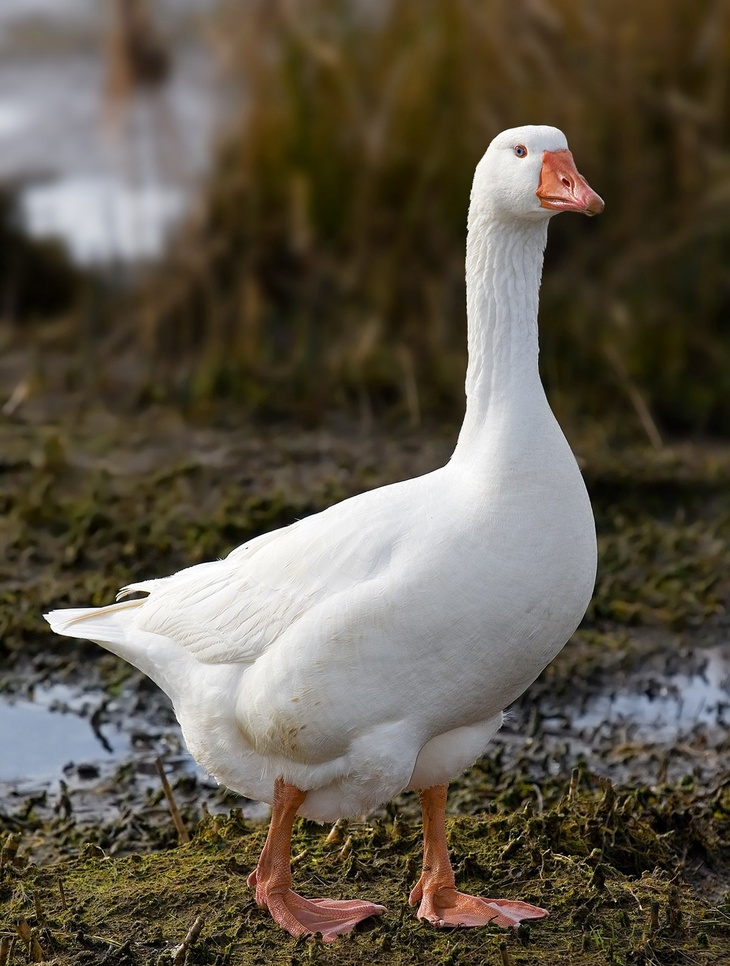
#> input picture Domestic_Goose.jpeg, 730 x 966 px, shrunk from 1200 x 1587 before the run
$ python MTWT.py
#> lines starting #> are read from the running program, lines starting #| are printed output that depends on the picture; after the words box and inside, x2 and y2 are one past the last pixel; in counts of white or black regions, pixels touching at a corner belong together
#> the answer given: Domestic_Goose.jpeg
#!/usr/bin/env python
# coding: utf-8

# In[5]:


#MTWT stands for maybe the whole thing?
import cv2
import matplotlib.pyplot as plt

def preprocess_image(image_path):
    # Load the image
#> called with image_path = 'Domestic_Goose.jpeg'
    image = cv2.imread(image_path, cv2.IMREAD_GRAYSCALE)
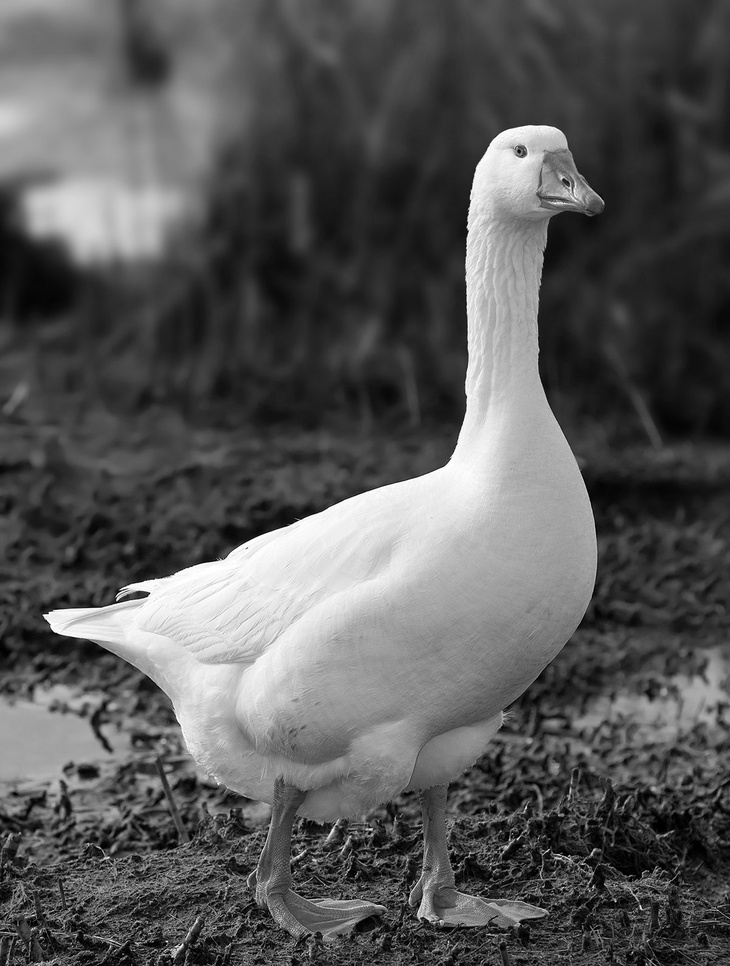
#> image: shape (966, 730); min 0, max 255, mean 88.1

    # Apply Gaussian blur
    blurred_image = cv2.GaussianBlur(image, (5, 5), 0)

    # Apply binarization (thresholding)
    _, binary_image = cv2.threshold(blurred_image, 200, 255, cv2.THRESH_BINARY)
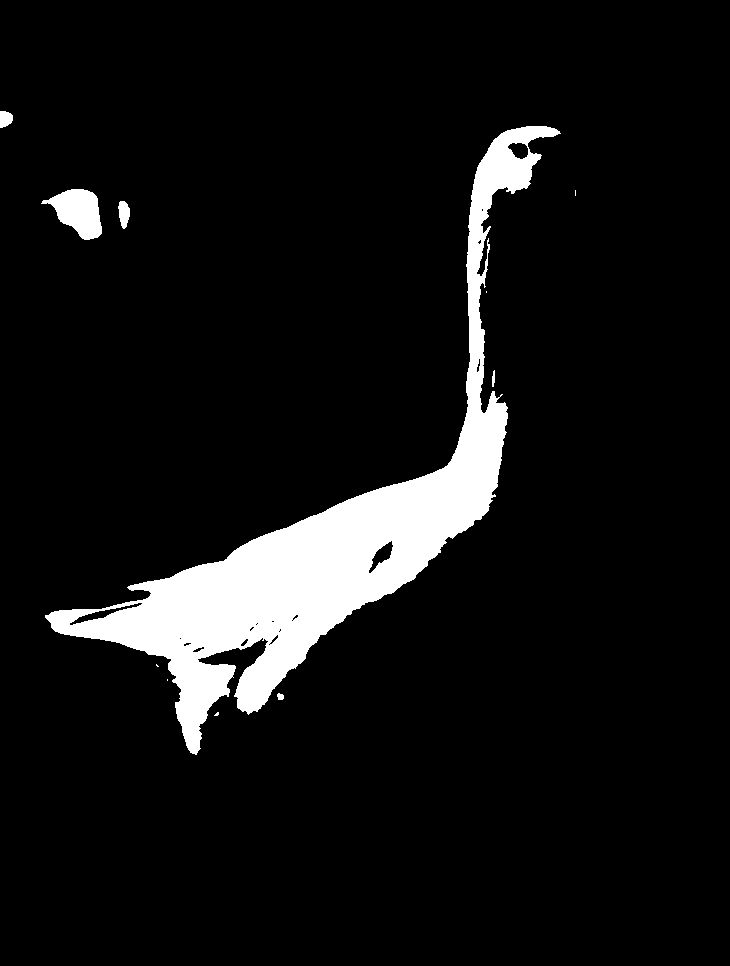
#> binary_image: shape (966, 730); 7.6% white; 11 white regions (5 under 20 px), largest, box (x1, y1, x2, y2) and area: (45, 126, 561, 755) 51541, (41, 189, 102, 240) 1835, (118, 201, 130, 229) 239, (0, 111, 13, 128) 177, (492, 370, 495, 387) 40, (277, 693, 284, 700) 39

    return binary_image

def generate_gcode(contours, scale_factor=8.5):
    gcode = ""
    for contour in contours:
        for point in contour:
            x, y = point[0]
            x_scaled, y_scaled = x / scale_factor, y / scale_factor
            gcode += f"G1 X{x_scaled:.2f} Y{y_scaled:.2f} F100\n"
    return gcode

if __name__ == "__main__":
    file_path = input("Enter Filepath: ")

    try:
        binary_image = preprocess_image(file_path)

        # Perform edge detection on the binarized image
        edges = cv2.Canny(binary_image, 50, 150)
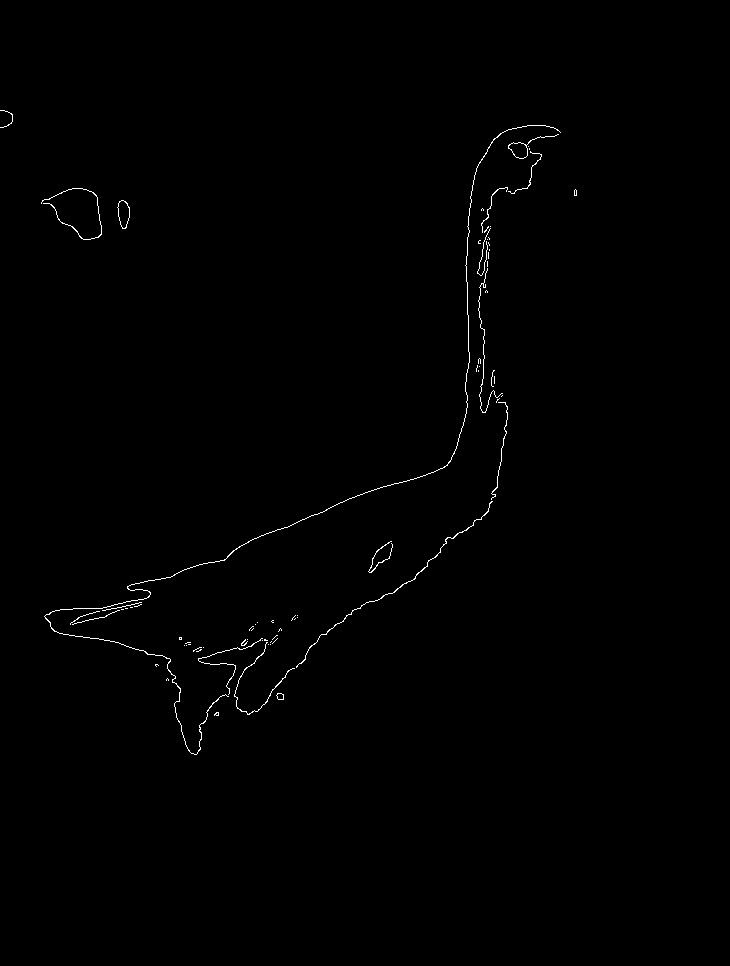
#> edges: shape (966, 730); 0.47% white in thin lines or dots, all inside (x1, y1, x2, y2) = (0, 110, 577, 755)

        # Find contours in the binarized image
        contours, _ = cv2.findContours(edges, cv2.RETR_EXTERNAL, cv2.CHAIN_APPROX_SIMPLE)
#> contours = 74 contours, 67 with area under 20; largest, box (x1, y1, x2, y2) and area: (117, 200, 130, 229) 240, (508, 134, 559, 159) 224, (44, 125, 561, 755) 78, (296, 501, 493, 668) 62, (276, 693, 284, 700) 35, (234, 642, 295, 715) 30, (41, 188, 102, 240) 23

        # Generate G-code from the contours with scaling
        gcode = generate_gcode(contours)
#> the loop in generate_gcode, `for contour in contours:` made 74 passes
#> contour on passes 6, 8, 9, 10, 11, 12, 15, 16, 18, 20, 22, 23: [[203, 647]], [[186, 645]], [[184, 645]], [[270, 644]], [[268, 644]], [[188, 644], [190, 644]], [[271, 641], [270, 642]], [[262, 640]], [[247, 639]], [[277, 638], [272, 643]], [[179, 637], [179, 639], [181, 639], [181, 637]], [[276, 635], [272, 639], [276, 635], [277, 635]]

        # Create a figure to display the images
        plt.figure(figsize=(12, 6))

        # Original Image
        plt.subplot(1, 3, 1)
        plt.imshow(cv2.imread(file_path, cv2.IMREAD_GRAYSCALE), cmap='gray')
        plt.title('Original Image')
        plt.axis('off')

        # Binarized Image
        plt.subplot(1, 3, 2)
        plt.imshow(binary_image, cmap='gray')
        plt.title('Binarized Image')
        plt.axis('off')

        # Edge-Detected Image
        plt.subplot(1, 3, 3)
        plt.imshow(edges, cmap='gray')
        plt.title('Edge-Detected Image')
        plt.axis('off')

        plt.show()
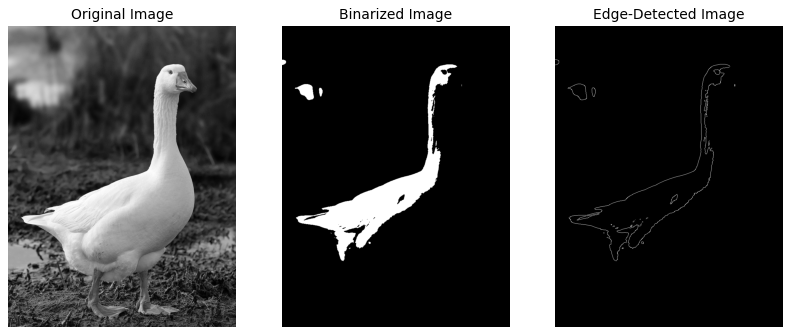
#> figure drawn by matplotlib, 3 panels

        # Print the generated G-code
        print("Generated G-code:")
        print(gcode)
#> (printed output is left out)

    except Exception as e:
        print(f"Error: {e}")


# In[ ]:

$ run again, on Goldfish.png
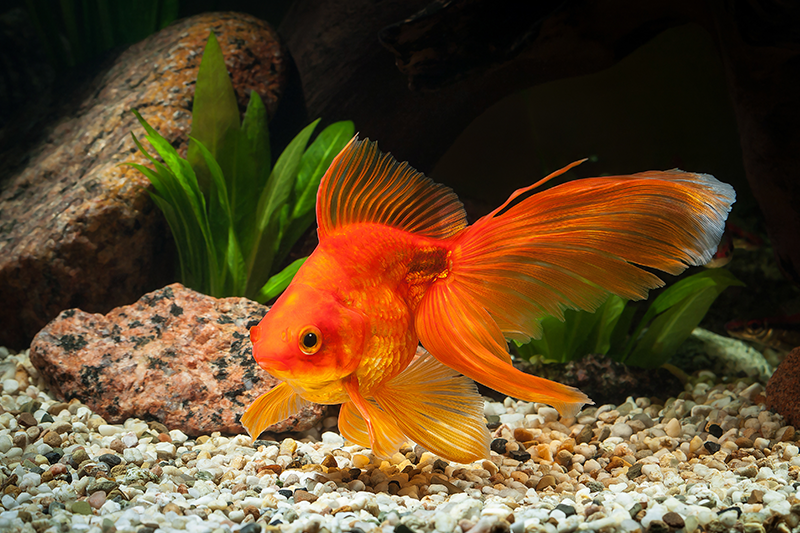
#> input picture Goldfish.png, 800 x 533 px
#> in preprocess_image, `_, binary_image = cv2.threshold(blurred_image, 200, 255, cv2.THRESH_BI..`:
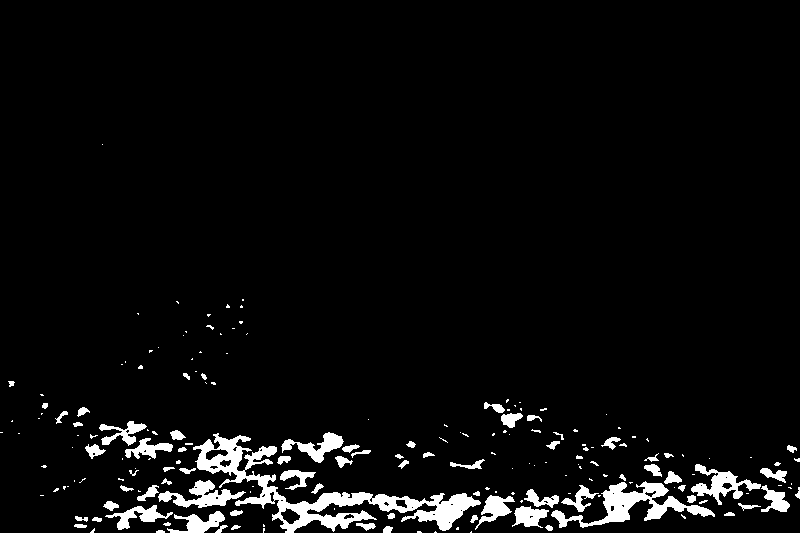
#> binary_image: shape (533, 800); 4.7% white; 190 white regions (115 under 20 px), largest, box (x1, y1, x2, y2) and area: (193, 433, 481, 533) 6066, (551, 481, 715, 528) 2320, (158, 480, 246, 508) 1005
#> edges: shape (533, 800); 1.7% white in thin lines or dots, all inside (x1, y1, x2, y2) = (0, 143, 800, 533)
#> contours = 362 contours, 329 with area under 20; largest, box (x1, y1, x2, y2) and area: (124, 437, 173, 459) 458, (500, 412, 523, 428) 210, (280, 508, 300, 524) 182, (664, 470, 682, 484) 133, (483, 402, 505, 413) 120
#> the loop in generate_gcode, `for contour in contours:` made 362 passes
#> contour on passes 1, 3, 5: [[470, 531], [470, 532], [471, 531]], [[94, 531], [93, 532]], [[264, 530], [264, 532]]
#> `plt.show()`:
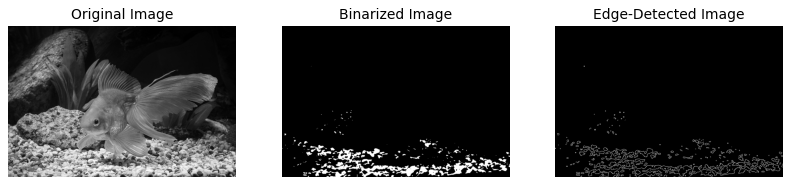
#> figure drawn by matplotlib, 3 panels
#> (printed output is left out)
